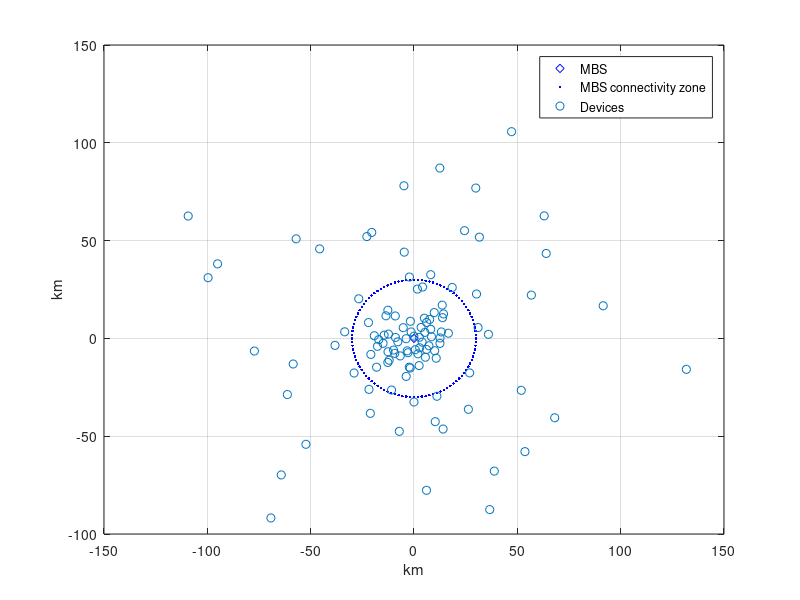
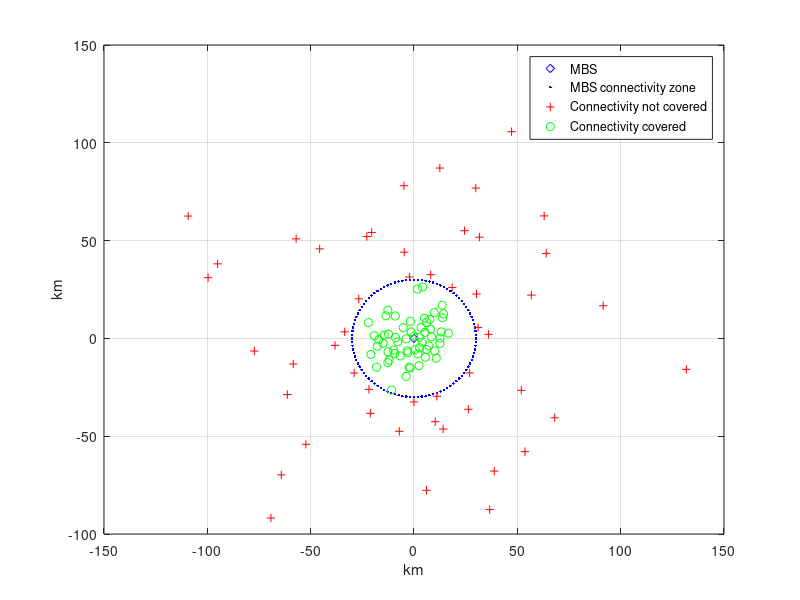
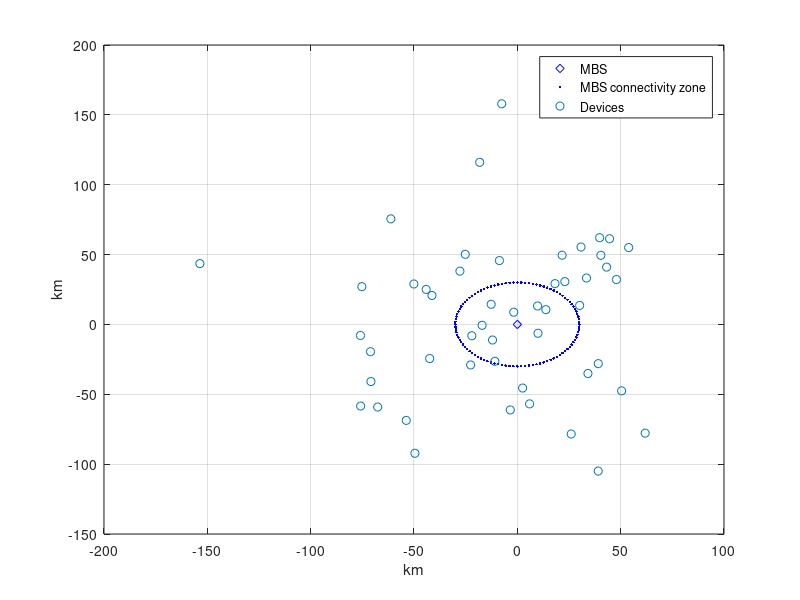
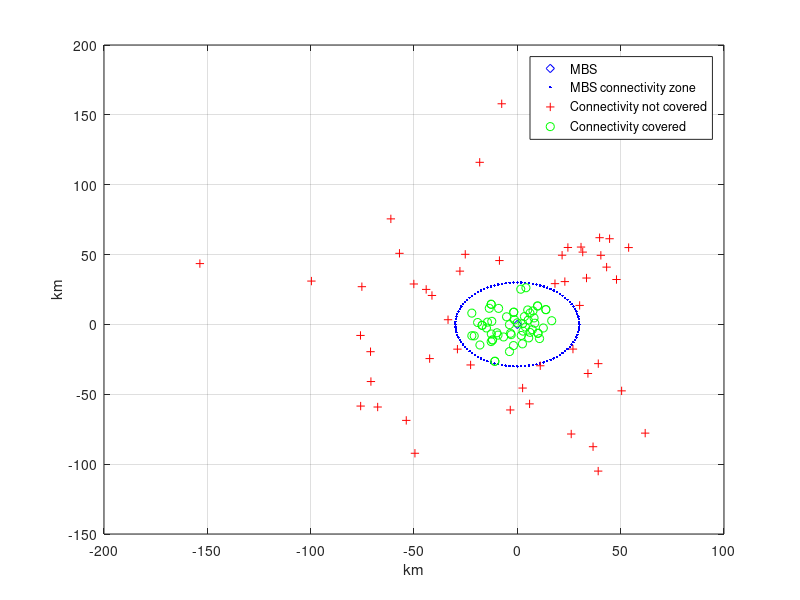

Reproduce these figures in MATLAB, in order.
clear all
close all;

%training data
%good connectivity examples
a = [13.2251282554863 -7.82952358013424 0.607610748903317 13.6494572393845 -8.95540548424849 12.6009217681733 -17.6693208904718 -2.28844471097173 14.2819992627737 5.50636302940108 -0.0520087345918974 2.57769108646557 -9.06448070870084 -14.9665016788253 -20.8678260394508 6.05136571944538 -19.2129750382367 3.94328665991215 -18.1099116846338 5.02565704269541 2.75126279845424 1.65866221710598 -3.81381824084850 12.5642763993948 8.43881275602728 -12.3589732903810 -5.21026109887456 4.15185388007627 -3.79146430550706 10.7465832935436 -12.5926384643998 5.24502931322847 7.24489315336337 3.45235292046304 2.47244221887584 -13.5668971142120 16.6391271165901 -1.39978294823130 -12.6615209584697 -9.89694170784376 -14.4571221342613 -9.34841196938327 6.11140822983546 -3.30262478509899 1.90534702197106 8.08242234192887 -6.67199122668384 7.57302345569743 -1.85804983382758 -2.96453687870504 -22.021639550539700 -12.656286875166600 -17.046521929703600 -12.018541962691300 -10.875333519262400 -1.742056180186940 9.791342640990170 13.800565263438800 9.997597930751790];
b = [3.30223310529171 -1.73929740789854 -5.78969639877976 17.0021208670549 0.484537231762492 0.217692522318746 -4.04052971097148 -14.6924374645131 12.5158958440742 -9.62664247605669 1.13565266982562 0.565248024753894 11.4785617682984 -2.53075990104800 -8.18370562401541 -5.65512385426876 1.37188616886860 -1.90661776394295 -14.7157340985996 10.3394832170821 -4.78966147019005 25.2219346202347 -0.149444865610212 -2.54448988868473 0.856989769553652 2.21273956668052 5.47586988525954 26.2685592267252 -19.4297831928818 -10.1226031633861 -6.84035715393763 3.07997874544183 -3.75650203950185 5.62416535537842 -13.9043735807912 11.5489052046223 2.64918739532981 3.29842329114951 -12.2996899926530 -5.95416872927518 1.64204611220001 -7.65478299118492 8.15680225595676 -6.35371363847256 -7.88646378653007 4.67235949842144 -8.95655120528461 9.69757448581258 -15.1383878366301 -7.32659090495896 8.097458515129350 14.420490485184300 -0.638002202801615 -11.139100396775700 -26.388848040809300 8.752915095058970 13.207145289432800 10.591578339014300 -6.324261055260570];
%bad connectivity examples
c = [91.5477538530113 -38.2188995283533 31 12.5012246306298 36.0259530102155 131.785566733727 62.9883077450063 -22.8149516409545 29.8958856158272 63.9618187944720 -2.21657844601440 -109.260745128883 0 -58.4586828155696 26.3130113659371 -4.87853278847106 47.2053790940538 -45.6613776760030 51.9058686140231 -52.2980066135631 68.0848082791885 8.08503857667261 53.6904868352119 -64.2264053593424 38.8559105505671 -26.7420168109960 -69.2399494548719 56.7889434883708 18.4859686668344 -7.10988487380542 10.2686448911895 -21.7867104550903 -61.2726682709334 -95.0346522635293 -77.2353542688481 -21.1275884267705 30.2457950349210 -4.72384593084055 6.04395550923251 -20.4544418490674 14.0702093156882 36.6375592997801 -33.5342192263691 -57.0339822875254 24.4627822038298 -28.9897312272334 -99.6438707902242 11.0890214708105 26.9137018549362 31.6446930771758];
t = [16.6827813664678 -3.56885253960042 5.55248883285930 87.0923816400731 2.08189280412613 -15.8192991391601 62.6326719065958 52.0738197304460 76.8638927334021 43.4438566172988 31.3788020000000 62.5585389309892 -32.5000000000000 -13.0789380738037 -36.2522595303888 78.0394447955979 105.683593145111 45.7762603867715 -26.5316956775625 -54.1415867209510 -40.5797194808894 32.5785922842821 -57.8839474950715 -69.7940194895403 -67.8404070779242 20.2412050159151 -91.7993459998116 22.1365988483077 26.0446604334356 -47.5177022715857 -42.5702885465794 -26.0498701904483 -28.6952199708368 38.1147924790148 -6.45632161015244 -38.3190036580709 22.6944821666346 44.1049956282197 -77.6606677354659 54.1780310100118 -46.3402879081420 -87.5174717022761 3.36824904297388 50.8922124325490 55.0749330245113 -17.6912177599459 31.0335164567939 -29.5812132200806 -17.6380003015598 51.7706782725809];
%desired response
d = [ones(1,59), zeros(1,50)];

x1 = [a, c];%x
x2 = [b, t];%y

index1 = 1;
index2 = 1;

%mobile base station (MBS)
x_station = 0; %MBS station located at (0,0)
y_station = 0; 
r = 30;%MBS radius = 30km
th = 0:pi/50:2*pi;
x_station_radius = r * cos(th) + x_station;
y_station_radius = r * sin(th) + y_station;
figure('Name','Devices near the mobile base learning data set');
plot(x_station,y_station,'bd',x_station_radius,y_station_radius,'b.');
grid on;
hold on;
scatter(x1,x2,'m*');
legend('MBS','MBS connectivity zone','Devices');
xlabel('km'); 
ylabel('km');
hold off;

%learning rate
m = 0.15;
%choose weights, centers, radius
w0 = rand(1);
w1 = rand(1);
w2 = rand(1);
c1_x = x_station;
c1_y = y_station;
r1 = r;


    for epoch = 1:10000
        for n = 1:length(x1)
            %radial basis f(x) response, using Gauss f(x)
            F = exp(-( ((x1(n)-c1_x)^2 + (x2(n)-c1_y)^2)/(2*r1^2) ));
            %net response 
            v = F*w1 +F*w2 + w0; 
                if v > 0
                    y = 0;
                else
                    y = 1;
                end
            %error calculation
            e = d(n) - y;
            %weight update
            w1 = w1 + m*e*x1(n);
            w2 = w2 + m*e*x2(n);
            w0 = w0 + m*e;
        end   
    end


figure('Name','Devices near the mobile base station sorting result for learning data set');
plot(x_station,y_station,'bd',x_station_radius,y_station_radius,'b.');
hold on;
grid on;
        for n = 1:length(x1)
            %radial basis f(x) response, using Gauss f(x)
            F = exp(-( ((x1(n)-c1_x)^2 + (x2(n)-c1_y)^2)/(2*r1^2) ));
  
            %net response 
            v = F*w1 +F*w2 + w0;  
                if v > 0
                   %plot(x1(n),x2(n),'r+');
                   red_x(index1) = x1(n);
                   red_y(index1) = x2(n);
                   index1 = index1 + 1;
                else
                   % plot(x1(n),x2(n),'go');            
                   green_x(index2) = x1(n);
                   green_y(index2) = x2(n);
                   index2 = index2 + 1;
                end
        end 
plot(red_x,red_y,'r+',green_x,green_y,'go');
legend('MBS','MBS connectivity zone','Connectivity not covered', 'Connectivity covered');
xlabel('km'); 
ylabel('km');
hold off;



%new data st 1, not for learning--------------------------------------------------------------------------------
a = [-50.0796227992317 -27.7830723567321 -67.5778171260998 18.2105661367404 -22.6103802489265 39.1682984943030 61.8618323939878 53.8599090716729 -1.74205618018694 -25.1993666981349 -61.2009487404394 5.92545413937491 47.9736750367687 -17.0465219297036 -8.66591654920786 30.8150253837420 43.1959684793848 -70.8457083488126 9.99759793075179 9.79134264099017 -7.55662014690922 44.6392081517209 -18.2095094041813 -41.3094344280180 13.8005652634388 22.9898650486341 -10.8753335192624 39.8061483715702 -75.9011283942904 -53.7458516192978 -153.608286698601 26.0703594312859 -49.5511813237778 -12.6562868751666 50.4632631179482 2.55060265486053 -22.0216395505397 -42.4234705652168 -12.0185419626913 30.1464718080767 -75.8126825513172 -3.41742511407132 39.1196432604867 -71.0362961537425 33.4682565411512 34.1618318862209 -44.1068111613471 -75.2254377739953 21.6569699422982 40.4127856718757];
b = [28.9468992910962 38.1424562903591 -59.1063516972698 29.1923845052107 -29.0004840941984 -28.0683594596173 -77.7948240929390 55.0104228147614 8.75291509505897 50.1805655166536 75.5504087139483 -56.8619515157887 32.1509196580686 -0.638002202801615 45.7129862504685 55.3847288017014 41.0235730733145 -40.8805916127473 -6.32426105526057 13.2071452894328 157.926403646518 61.3308614255853 116.031766067674 20.7248930319509 10.5915783390143 30.6583445851253 -26.3888480408093 62.0800625676264 -7.88153414062617 -68.6800892296801 43.5419077358954 -78.4266651070592 -92.2126447957780 14.4204904851843 -47.5455563756602 -45.5366047033994 -8.09745851512935 -24.4450882859472 -11.1391003967757 13.6033248219027 -58.4265446915221 -61.2117153464612 -104.973934981283 -19.5121315029769 33.2140878879517 -35.1132003590089 25.0663767154235 27.0156872848872 49.5375493265987 49.4689058350994];
x1 = a;%x
x2 = b;%y
index1 = 1;
index2 = 1;

%mobile base station (MBS)
figure('Name','Devices near the mobile base data set 1');
plot(x_station,y_station,'bd',x_station_radius,y_station_radius,'b.');
grid on;
hold on;
scatter(x1,x2,'m*');
legend('MBS','MBS connectivity zone','Devices');
xlabel('km'); 
ylabel('km');
hold off;

figure('Name','Devices near the mobile base station sorting result for data set 1');
plot(x_station,y_station,'bd',x_station_radius,y_station_radius,'b.');
hold on;
grid on;
        for n = 1:length(x1)
            %net response 
             F = exp(-( ((x1(n)-c1_x)^2 + (x2(n)-c1_y)^2)/(2*r1^2) ));
             v = F*w1 +F*w2 + w0;  
                if v > 0
                   %plot(x1(n),x2(n),'r+');
                   red_x(index1) = x1(n);
                   red_y(index1) = x2(n);
                   index1 = index1 + 1;
                else
                   % plot(x1(n),x2(n),'go');            
                   green_x(index2) = x1(n);
                   green_y(index2) = x2(n);
                   index2 = index2 + 1;
                end
        end 
plot(red_x,red_y,'r+',green_x,green_y,'go');
legend('MBS','MBS connectivity zone','Connectivity not covered', 'Connectivity covered');
xlabel('km'); 
ylabel('km');
hold off;




%new data st 2, not for learning--------------------------------------------------------------------------------
a = randn(50,1)*29;
b = randn(50,1)*29;
x1 = a;%x
x2 = b;%y
index1 = 1;
index2 = 1;

%mobile base station (MBS)
figure('Name','Devices near the mobile base data set 2');
plot(x_station,y_station,'bd',x_station_radius,y_station_radius,'b.');
grid on;
hold on;
scatter(x1,x2,'m*');
legend('MBS','MBS connectivity zone','Devices');
xlabel('km'); 
ylabel('km');
hold off;

figure('Name','Devices near the mobile base station sorting result for data set 2');
plot(x_station,y_station,'bd',x_station_radius,y_station_radius,'b.');
hold on;
grid on;
        for n = 1:length(x1)
            %net response 
             F = exp(-( ((x1(n)-c1_x)^2 + (x2(n)-c1_y)^2)/(2*r1^2) ));
             v = F*w1 +F*w2 + w0;  
                if v > 0
                   %plot(x1(n),x2(n),'r+');
                   red_x(index1) = x1(n);
                   red_y(index1) = x2(n);
                   index1 = index1 + 1;
                else
                   % plot(x1(n),x2(n),'go');            
                   green_x(index2) = x1(n);
                   green_y(index2) = x2(n);
                   index2 = index2 + 1;
                end
        end 
plot(red_x,red_y,'r+',green_x,green_y,'go');
legend('MBS','MBS connectivity zone','Connectivity not covered', 'Connectivity covered');
xlabel('km'); 
ylabel('km');
hold off;
